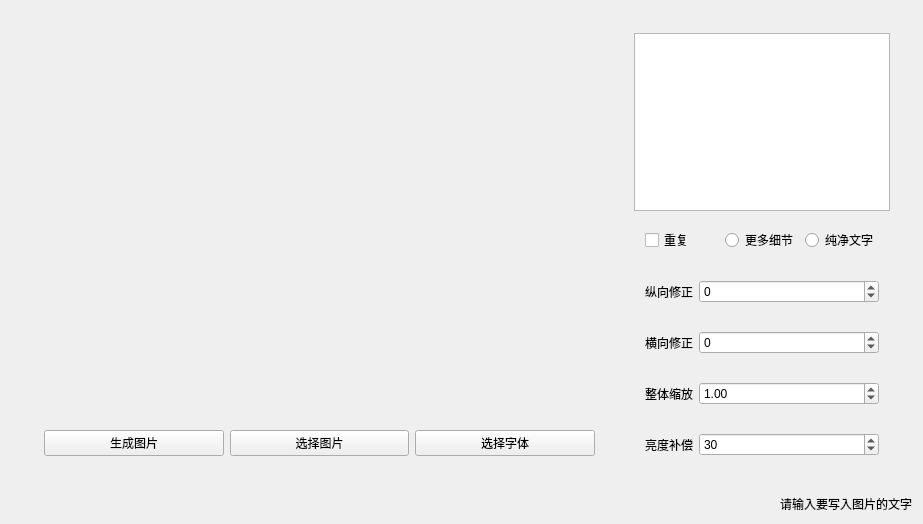
<?xml version="1.0" encoding="UTF-8"?>
<ui version="4.0">
 <class>MainWindow</class>
 <widget class="QMainWindow" name="MainWindow">
  <property name="geometry">
   <rect>
    <x>0</x>
    <y>0</y>
    <width>923</width>
    <height>524</height>
   </rect>
  </property>
  <property name="sizePolicy">
   <sizepolicy hsizetype="Preferred" vsizetype="Preferred">
    <horstretch>0</horstretch>
    <verstretch>0</verstretch>
   </sizepolicy>
  </property>
  <property name="windowTitle">
   <string>以字为图</string>
  </property>
  <widget class="QWidget" name="centralWidget">
   <layout class="QVBoxLayout" name="verticalLayout_3">
    <item>
     <widget class="QWidget" name="widget_2" native="true">
      <layout class="QHBoxLayout" name="horizontalLayout_2">
       <item>
        <widget class="QWidget" name="widget_4" native="true">
         <layout class="QVBoxLayout" name="verticalLayout_2">
          <item>
           <widget class="QLabel" name="label">
            <property name="text">
             <string/>
            </property>
           </widget>
          </item>
          <item>
           <widget class="QWidget" name="widget_5" native="true">
            <property name="sizePolicy">
             <sizepolicy hsizetype="Preferred" vsizetype="Fixed">
              <horstretch>0</horstretch>
              <verstretch>0</verstretch>
             </sizepolicy>
            </property>
            <layout class="QHBoxLayout" name="horizontalLayout">
             <item>
              <widget class="QPushButton" name="OK">
               <property name="text">
                <string>生成图片</string>
               </property>
              </widget>
             </item>
             <item>
              <widget class="QPushButton" name="choosePic">
               <property name="text">
                <string>选择图片</string>
               </property>
              </widget>
             </item>
             <item>
              <widget class="QPushButton" name="pushButton">
               <property name="sizePolicy">
                <sizepolicy hsizetype="Minimum" vsizetype="Fixed">
                 <horstretch>0</horstretch>
                 <verstretch>0</verstretch>
                </sizepolicy>
               </property>
               <property name="text">
                <string>选择字体</string>
               </property>
              </widget>
             </item>
            </layout>
           </widget>
          </item>
         </layout>
        </widget>
       </item>
       <item>
        <widget class="QWidget" name="widget" native="true">
         <property name="enabled">
          <bool>true</bool>
         </property>
         <property name="sizePolicy">
          <sizepolicy hsizetype="Fixed" vsizetype="Preferred">
           <horstretch>0</horstretch>
           <verstretch>0</verstretch>
          </sizepolicy>
         </property>
         <layout class="QVBoxLayout" name="verticalLayout">
          <item>
           <widget class="QTextEdit" name="textEdit">
            <property name="sizePolicy">
             <sizepolicy hsizetype="Preferred" vsizetype="Expanding">
              <horstretch>0</horstretch>
              <verstretch>0</verstretch>
             </sizepolicy>
            </property>
           </widget>
          </item>
          <item>
           <widget class="QWidget" name="widget_3" native="true">
            <layout class="QHBoxLayout" name="horizontalLayout_4">
             <item>
              <widget class="QCheckBox" name="repeat">
               <property name="text">
                <string>重复</string>
               </property>
              </widget>
             </item>
             <item>
              <widget class="QRadioButton" name="detail">
               <property name="text">
                <string>更多细节</string>
               </property>
              </widget>
             </item>
             <item>
              <widget class="QRadioButton" name="pure">
               <property name="text">
                <string>纯净文字</string>
               </property>
              </widget>
             </item>
            </layout>
           </widget>
          </item>
          <item>
           <widget class="QWidget" name="widget_6" native="true">
            <layout class="QHBoxLayout" name="horizontalLayout_3">
             <item>
              <widget class="QLabel" name="label_2">
               <property name="sizePolicy">
                <sizepolicy hsizetype="Fixed" vsizetype="Preferred">
                 <horstretch>0</horstretch>
                 <verstretch>0</verstretch>
                </sizepolicy>
               </property>
               <property name="text">
                <string>纵向修正</string>
               </property>
              </widget>
             </item>
             <item>
              <widget class="QSpinBox" name="fixH">
               <property name="minimum">
                <number>-100000</number>
               </property>
               <property name="maximum">
                <number>100000</number>
               </property>
              </widget>
             </item>
            </layout>
           </widget>
          </item>
          <item>
           <widget class="QWidget" name="widget_8" native="true">
            <layout class="QHBoxLayout" name="horizontalLayout_6">
             <item>
              <widget class="QLabel" name="label_4">
               <property name="sizePolicy">
                <sizepolicy hsizetype="Fixed" vsizetype="Preferred">
                 <horstretch>0</horstretch>
                 <verstretch>0</verstretch>
                </sizepolicy>
               </property>
               <property name="text">
                <string>横向修正</string>
               </property>
              </widget>
             </item>
             <item>
              <widget class="QSpinBox" name="fixW">
               <property name="minimum">
                <number>-100000</number>
               </property>
               <property name="maximum">
                <number>100000</number>
               </property>
               <property name="value">
                <number>0</number>
               </property>
              </widget>
             </item>
            </layout>
           </widget>
          </item>
          <item>
           <widget class="QWidget" name="widget_7" native="true">
            <layout class="QHBoxLayout" name="horizontalLayout_5">
             <item>
              <widget class="QLabel" name="label_3">
               <property name="sizePolicy">
                <sizepolicy hsizetype="Fixed" vsizetype="Preferred">
                 <horstretch>0</horstretch>
                 <verstretch>0</verstretch>
                </sizepolicy>
               </property>
               <property name="text">
                <string>整体缩放</string>
               </property>
              </widget>
             </item>
             <item>
              <widget class="QDoubleSpinBox" name="scale">
               <property name="minimum">
                <double>0.010000000000000</double>
               </property>
               <property name="maximum">
                <double>1000000.000000000000000</double>
               </property>
               <property name="singleStep">
                <double>0.500000000000000</double>
               </property>
               <property name="value">
                <double>1.000000000000000</double>
               </property>
              </widget>
             </item>
            </layout>
           </widget>
          </item>
          <item>
           <widget class="QWidget" name="widget_9" native="true">
            <layout class="QHBoxLayout" name="horizontalLayout_7">
             <item>
              <widget class="QLabel" name="label_5">
               <property name="sizePolicy">
                <sizepolicy hsizetype="Fixed" vsizetype="Preferred">
                 <horstretch>0</horstretch>
                 <verstretch>0</verstretch>
                </sizepolicy>
               </property>
               <property name="text">
                <string>亮度补偿</string>
               </property>
              </widget>
             </item>
             <item>
              <widget class="QSpinBox" name="addLight">
               <property name="minimum">
                <number>-99</number>
               </property>
               <property name="maximum">
                <number>99</number>
               </property>
               <property name="value">
                <number>30</number>
               </property>
              </widget>
             </item>
            </layout>
           </widget>
          </item>
         </layout>
        </widget>
       </item>
      </layout>
     </widget>
    </item>
    <item>
     <widget class="QLabel" name="massage">
      <property name="frameShape">
       <enum>QFrame::NoFrame</enum>
      </property>
      <property name="text">
       <string>请输入要写入图片的文字</string>
      </property>
      <property name="alignment">
       <set>Qt::AlignRight|Qt::AlignTrailing|Qt::AlignVCenter</set>
      </property>
     </widget>
    </item>
   </layout>
  </widget>
 </widget>
 <layoutdefault spacing="6" margin="11"/>
 <resources/>
 <connections/>
</ui>
